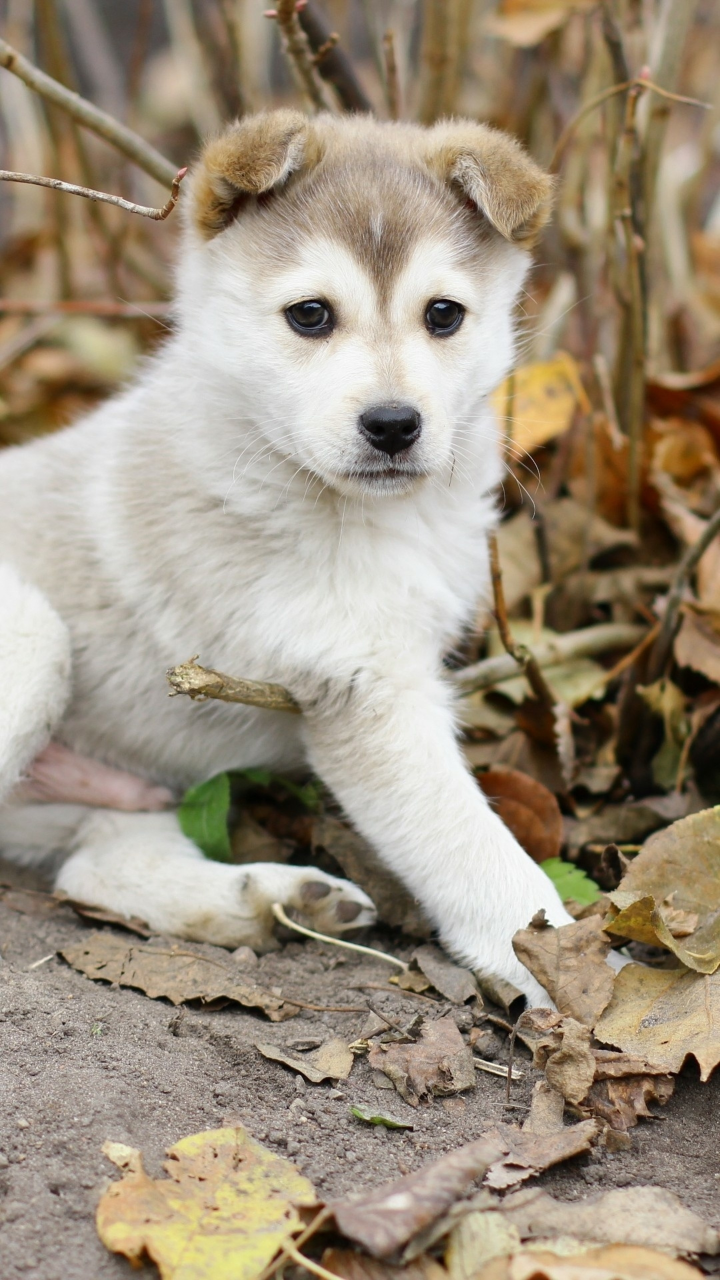
#> input picture Computer_Vision/Recource/picture1.jpg, 2160 x 3840 px, found by its file name (shown at 1/3 size)
$ python 03_Save_image.py
#> lines starting #> are read from the running program, lines starting #| are printed output that depends on the picture; after the words box and inside, x2 and y2 are one past the last pixel; in counts of white or black regions, pixels touching at a corner belong together
# load the libraries
import cv2 as cv
import numpy as np


# read the image
imag = cv.imread("G:\Open_cv\Computer_Vision\Recource\picture1.jpg")
#> imag is the input picture: shape (3840, 2160, 3); mean B, G, R 126, 144.8, 157.8
imag= cv.resize(imag,(300,500))
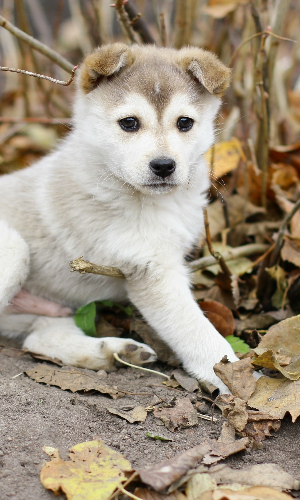
#> imag: shape (500, 300, 3); mean B, G, R 125.8, 144.7, 157.6


# convert into Gray Scale
gray_imag = cv.cvtColor(imag,cv.COLOR_BGR2GRAY)
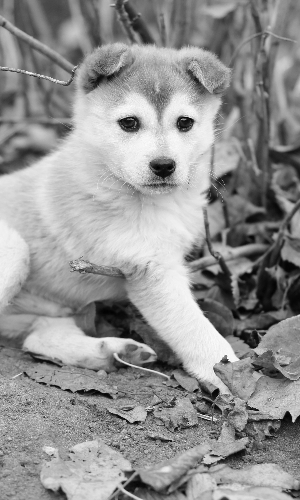
#> gray_imag: shape (500, 300); min 2, max 252, mean 146.4

# save gray scale

cv.imwrite("gray_image.jpg",gray_imag)

# convert into Binary

(thresh,binary)=cv.threshold(gray_imag,127,255,cv.THRESH_BINARY)
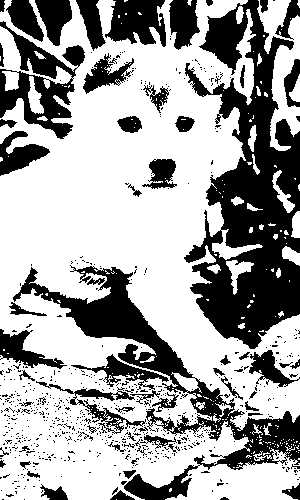
#> binary: shape (500, 300); 64.3% white; 680 black regions (616 under 20 px), largest, box (x1, y1, x2, y2) and area: (184, 0, 300, 349) 20566, (13, 265, 300, 500) 11114, (0, 21, 85, 139) 3894

cv.imwrite("Binary_image.jpg",binary)
# show the image

cv.imshow("Original_Image",imag)
cv.imshow("Gray",gray_imag)
cv.imshow("Black And White",binary)

# set wait key

cv.waitKey(0)

# destroy windows
cv.destroyAllWindows()

$ run again, with Computer_Vision/Recource/picture2.jpg copied over Computer_Vision/Recource/picture1.jpg
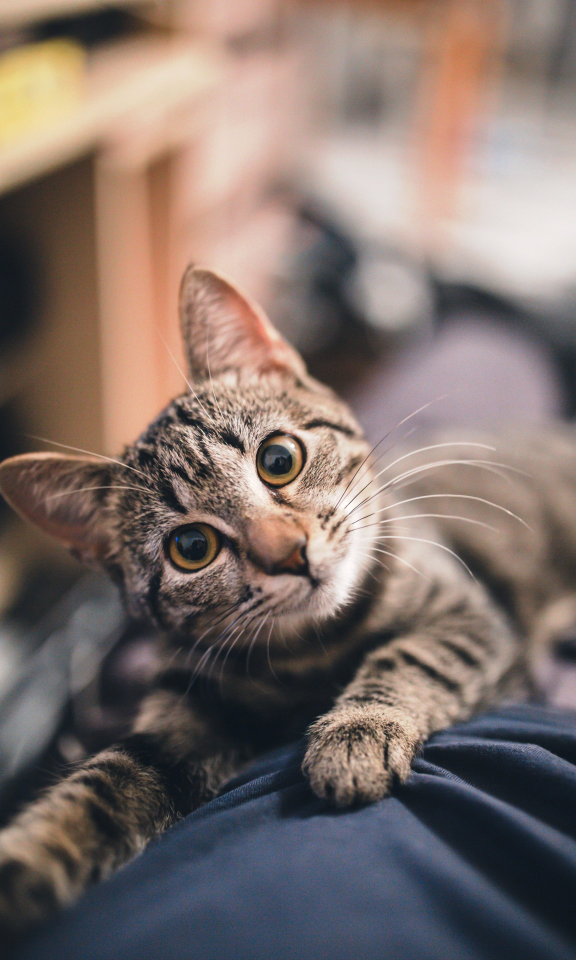
#> input picture Computer_Vision/Recource/picture2.jpg, 2304 x 3840 px, found by its file name (shown at 1/4 size)
#> imag is the input picture: shape (3840, 2304, 3); mean B, G, R 106.7, 112.1, 126.6
#> imag: shape (500, 300, 3)
#> `gray_imag = cv.cvtColor(imag,cv.COLOR_BGR2GRAY)`:
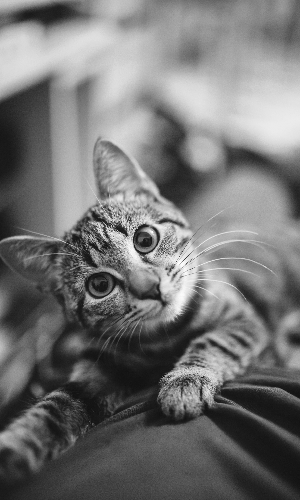
#> gray_imag: shape (500, 300); min 17, max 254, mean 115.7
#> `(thresh,binary)=cv.threshold(gray_imag,127,255,cv.THRESH_BINARY)`:
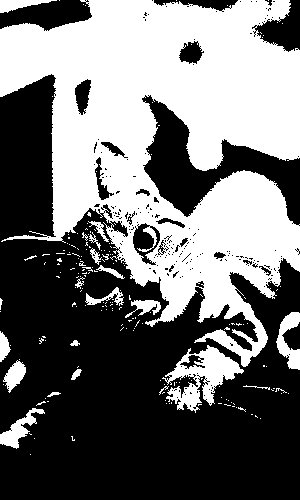
#> binary: shape (500, 300); 44.3% white; 191 white regions (169 under 20 px), largest, box (x1, y1, x2, y2) and area: (0, 0, 300, 367) 60119, (162, 345, 244, 413) 2300, (276, 312, 300, 370) 705
